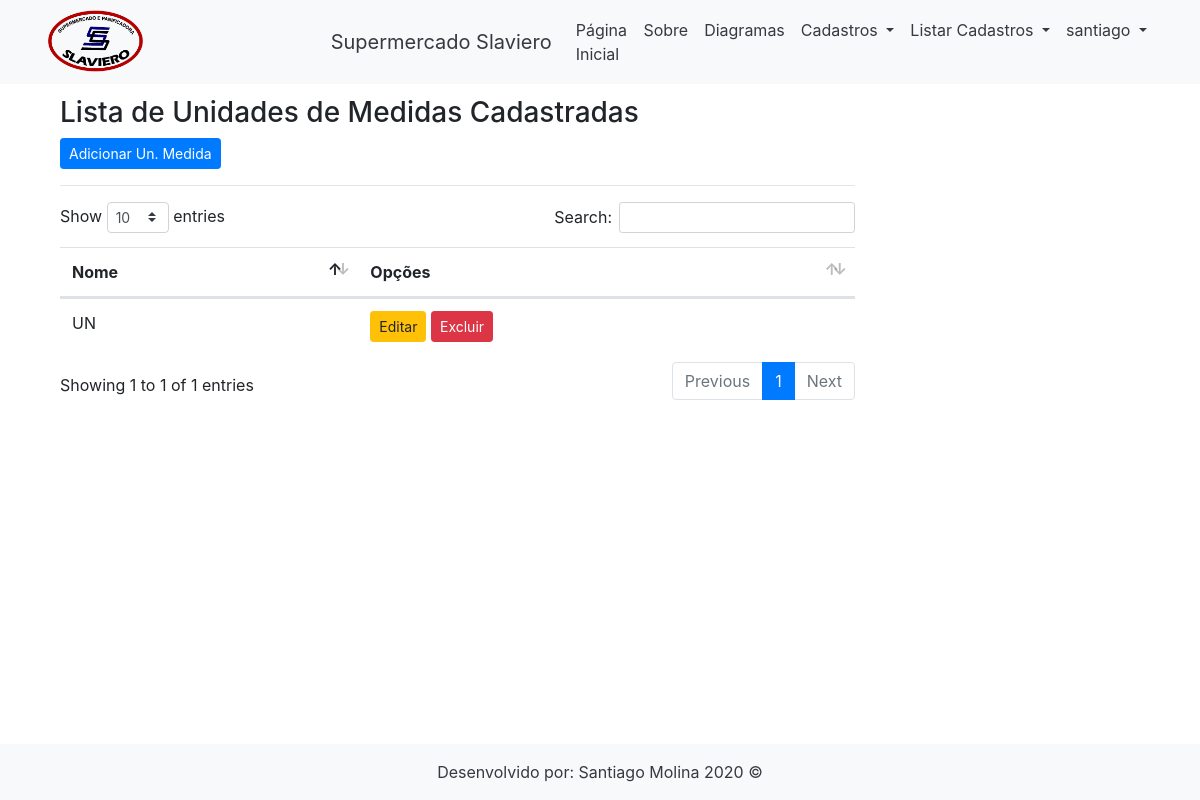
/listar/unidademedida/ (signed in), run on an earlier commit of the app's database.
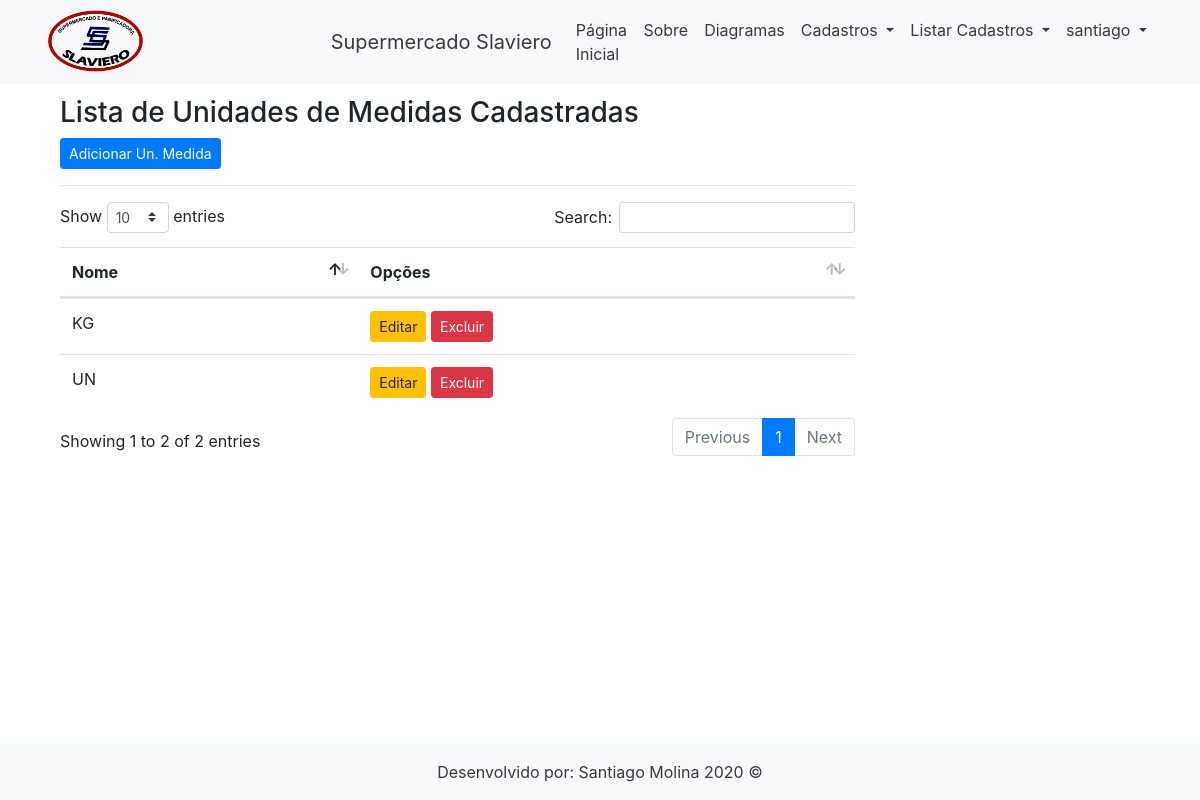
And on a later commit of the database.
### cadastros/models.py (models this page shows, shortened)
class UnidadeMedida(models.Model):
    nome = models.CharField(max_length=100)

### cadastros/views.py (the view)
# urls.py: path('listar/unidademedida/', UnidadeMedidaList.as_view(), name='listar-unidademedida'),
class UnidadeMedidaList(LoginRequiredMixin, ListView):
    login_url = reverse_lazy('login')
    model = UnidadeMedida
    template_name = 'cadastros/listas/unidademedida.html'

### cadastros/templates/cadastros/listas/unidademedida.html (shortened to what this page needs)
{% extends 'paginas/modelo.html' %}
{% load static %}
{% block slide %}
<div class="col-lg-12">
    <p></p><br>
    <h3>Lista de Unidades de Medidas Cadastradas</h3>
    <a href="{% url 'cadastrar-unidademedida' %}" class="btn btn-primary btn-sm">Adicionar Un. Medida</a>
    <hr>
    <div class="table responsive">
        <table class="table table striped" id="tabela_un">
            <thead>
                <tr>
                    <th>Nome</th>
                    <th>Opções</th>
                </tr>
            </thead>
            <tbody>
                {% for unidademedida in object_list %}
                <tr>
                    <td>{{ unidademedida.nome }}</td>
                    <td>
                        <a href="{% url 'editar-unidademedida' unidademedida.pk %}" class="btn btn-warning btn-sm"
                            title="Excluir">Editar</a>
                        <a href="{% url 'excluir-unidademedida' unidademedida.pk%}" class="btn btn-danger btn-sm"
                            title="Editar">Excluir</a>
                    </td>
                </tr>
                {% empty %}
                <tr>
                    <td colspan="3">Nenhum campo registrado.</td>
                </tr>
                {% endfor %}
            </tbody>
        </table>
    </div>
</div>
{% endblock %}

What changed in the data, as far as the page shows it:
added UnidadeMedida: nome "KG"
Also different on the page:
text written by a page script: "Show entries Search: Showing 1 to 1 of 1 entries Previous 1 Next" → "Show entries Search: Showing 1 to 2 of 2 entries Previous 1 Next"
